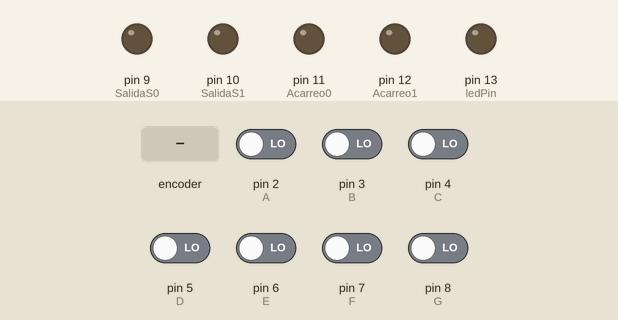
Simulated run of this sketch. Board: Arduino Uno, built with avr-gcc and run on an emulated ATmega328P. Parts: output pins drawn as LEDs (lit = HIGH). Dashed ring = blinking. Inputs (shaded band) come from the test bench; at power-on: pin 2 (A), pin 3 (B), pin 4 (C), pin 5 (D), pin 6 (E), pin 7 (F), pin 8 (G) LOW.

Above: at 1.2 s.
1.3 s: pin 4 (C) driven HIGH and pin 6 (E) driven HIGH
At 2.2 s:
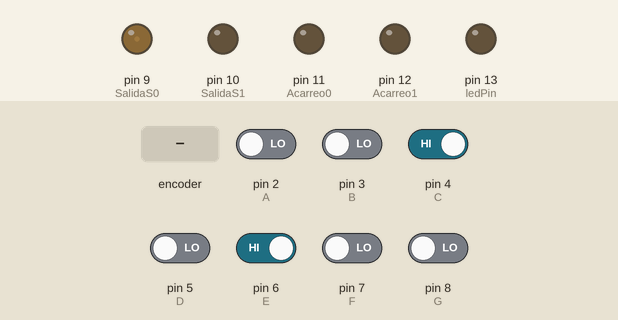
2.8 s: rotary encoder on pin 2 (A) / pin 3 (B) turned 3 steps (first pin leading)
At 3.07 s:
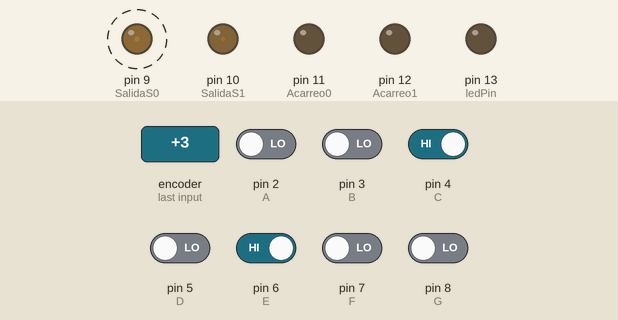
5.8 s: pin 7 (F) driven HIGH
At 6.8 s:
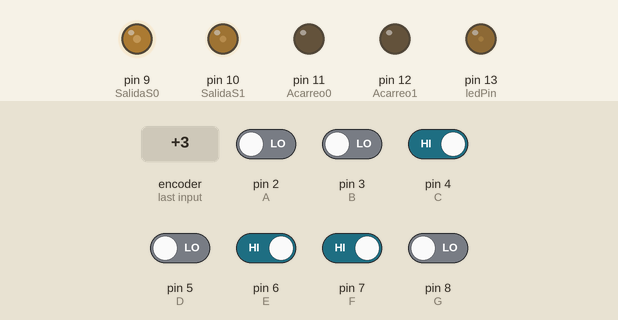
7.3 s: pin 5 (D) driven HIGH
At 8.0 s:
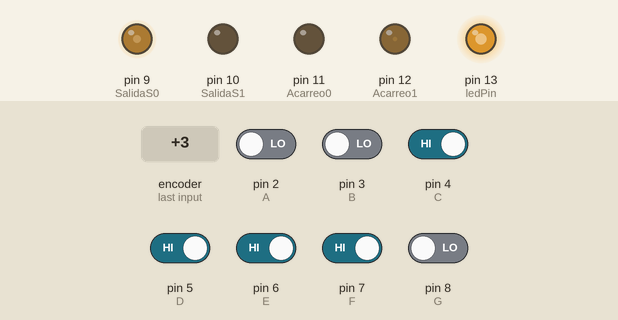
8.8 s: pin 4 (C) driven LOW
At 10.0 s:
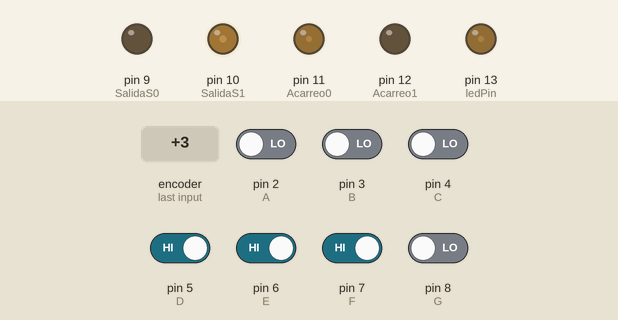
10.3 s: pin 8 (G) driven HIGH
At 10.7 s:
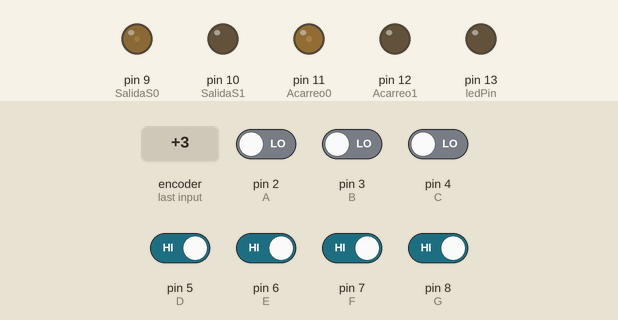
Timing chart, 0 to 12.8 s (numbered marks = the images above; inputs shaded):
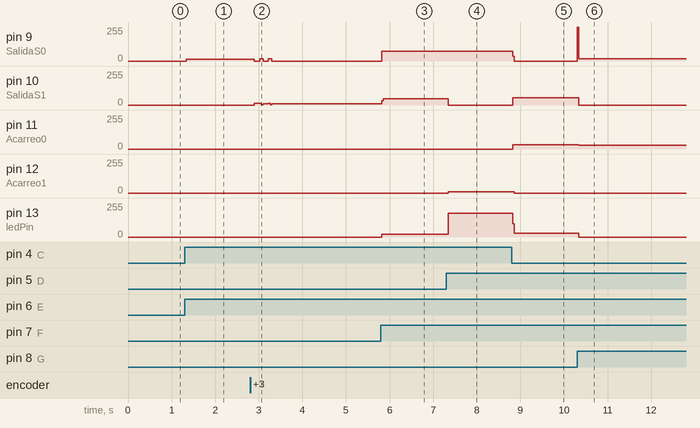

Measured:
- after the input at 1.3 s, pin 9 (SalidaS0): 0/255 → 15/255 at once
- after the input at 2.8 s, pin 9 (SalidaS0): alternates 16/255 for 0.08 s and 0/255 for 0.12 s, 5 changes in all, then stays 0/255, starting after 0.10 s; pin 10 (SalidaS1): 0/255 → 13/255 after 0.10 s, → 8/255 0.16 s later
- after the input at 5.8 s, pin 9 (SalidaS0): 0/255 → 73/255 at once; pin 10 (SalidaS1): 8/255 → 48/255 at once; pin 13 (ledPin): 0/255 → 19/255 at once
- after the input at 7.3 s, pin 10 (SalidaS1): 48/255 → 0/255 at once; pin 12 (Acarreo1): 0/255 → 10/255 at once; pin 13 (ledPin): 19/255 → 177/255 at once
- after the input at 8.8 s, pin 9 (SalidaS0): 73/255 → 0/255 at once; pin 10 (SalidaS1): 0/255 → 55/255 at once; pin 11 (Acarreo0): 0/255 → 33/255 at once; pin 12 (Acarreo1): 10/255 → 0/255 after 0.06 s; pin 13 (ledPin): 177/255 → 27/255 at once
- after the input at 10.3 s, pin 9 (SalidaS0): 0/255 → 17/255 at once; pin 10 (SalidaS1): 55/255 → 0/255 at once; pin 11 (Acarreo0): 33/255 → 27/255 at once; pin 13 (ledPin): 27/255 → 0/255 at once

The sketch:

OperacionesBasicas.ino
```cpp
// Entradas
const int A = 2;
const int B = 3;
const int C = 4;
const int D = 5;
const int E = 6;
const int F = 7;
const int G = 8;


// Salidas7
const int SalidaS0 =  9;
const int SalidaS1 =  10;
const int Acarreo0 = 11;
const int Acarreo1 = 12;
const int ledPin =  13;

// Estados
int EstadoA = 0;
int EstadoB = 0;
int EstadoC = 0;
int EstadoD = 0;
int EstadoE = 0;
int EstadoF = 0;
int EstadoG = 0;

void setup() {
  // initialize the LED pin as an output:
  pinMode(SalidaS0, OUTPUT);
  pinMode(SalidaS1, OUTPUT);
  pinMode(Acarreo0, OUTPUT);
  pinMode(Acarreo1, OUTPUT);
  pinMode(ledPin, OUTPUT);
  // initialize the pushbutton pin as an input:
  pinMode(A, INPUT);
  pinMode(B, INPUT);
  pinMode(C, INPUT);
  pinMode(D, INPUT);
  pinMode(E, INPUT);
  pinMode(F, INPUT);
  pinMode(G, INPUT);
}

void loop() {
  // Leer valor de entrada (botón)
  EstadoA = digitalRead(A);
  EstadoB = digitalRead(B);
  EstadoC = digitalRead(C);
  EstadoD = digitalRead(D);
  EstadoE = digitalRead(E);
  EstadoF = digitalRead(F);
  EstadoG = digitalRead(G);

  // AND
  if ((EstadoA && EstadoC)&&(!EstadoE&&!EstadoF&&!EstadoG)){
    digitalWrite(SalidaS0, HIGH);
  } else {
    digitalWrite(SalidaS0, LOW);
  }
  if ((EstadoB && EstadoD)&&(!EstadoE&&!EstadoF&&!EstadoG)){
    digitalWrite(SalidaS1, HIGH);
  } else {
    digitalWrite(SalidaS1, LOW);
  }

  // OR
  if ((EstadoA || EstadoC)&&(!EstadoE&&EstadoF&&!EstadoG)){
    digitalWrite(SalidaS0, HIGH);
  } else {
    digitalWrite(SalidaS0, LOW);
  }
  if ((EstadoB || EstadoD)&&(!EstadoE&&EstadoF&&!EstadoG)){
    digitalWrite(SalidaS1, HIGH);
  } else {
    digitalWrite(SalidaS1, LOW);
  }

  // XOR
  if ((EstadoA^EstadoC)&&(EstadoE&&!EstadoF&&!EstadoG)){
    digitalWrite(SalidaS0, HIGH);
  } else {
    digitalWrite(SalidaS0, LOW);
  }
  if ((EstadoB^EstadoD)&&(EstadoE&&!EstadoF&&!EstadoG)){
    digitalWrite(SalidaS1, HIGH);
  } else {
    digitalWrite(SalidaS1, LOW);
  }

  // NOT
  if ((!EstadoA&&!EstadoC)&&(EstadoE&&EstadoF&&!EstadoG)){
    digitalWrite(SalidaS0, HIGH);
  } else {
    digitalWrite(SalidaS0, LOW);
  }
  if ((!EstadoB&&!EstadoD)&&(EstadoE&&EstadoF&&!EstadoG)){
    digitalWrite(SalidaS1, HIGH);
  } else {
    digitalWrite(SalidaS1, LOW);
  }

  // SUMA
  if ((EstadoA^EstadoC)&&(!EstadoE&&!EstadoF&&EstadoG)){
    digitalWrite(SalidaS0, HIGH);
  } else {
    digitalWrite(SalidaS0, LOW);
  }
  if(((EstadoA&&EstadoC)^(EstadoB^EstadoD))&&(!EstadoE&&!EstadoF&&EstadoG)){
    digitalWrite(SalidaS1, HIGH);
    digitalWrite(ledPin, HIGH);
  }else{
    digitalWrite(SalidaS1, LOW);
    digitalWrite(ledPin, LOW);
  }


  if((EstadoB&&EstadoD)&&(!EstadoE&&!EstadoF&&EstadoG)){
    digitalWrite(ledPin, HIGH);
  }else{
    digitalWrite(ledPin, LOW);
  }

  // RESTA
  if ((EstadoA^EstadoC)&&(EstadoE&&!EstadoF&&EstadoG)){
    digitalWrite(SalidaS0, HIGH);
  } else {
    digitalWrite(SalidaS0, LOW);
  }
  if(((!EstadoA&&EstadoC)^(EstadoB&&EstadoD))&&(EstadoE&&!EstadoF&&EstadoG)){
    digitalWrite(SalidaS1, HIGH);
    digitalWrite(ledPin, HIGH);
  }else{
    digitalWrite(SalidaS1, LOW);
    digitalWrite(ledPin, LOW);
  }
  if((!EstadoB&&EstadoD)&&(EstadoE&&!EstadoF&&EstadoG)){
    digitalWrite(ledPin, HIGH);
  }else{
    digitalWrite(ledPin, LOW);
  }


  // MULTIPLICACIÓN
  if ((EstadoA&&EstadoC)&&(EstadoE&&EstadoF&&!EstadoG)){
    digitalWrite(SalidaS0, HIGH);
  } else {
    digitalWrite(SalidaS0, LOW);
  }
  if(((EstadoA&&EstadoD)^(EstadoB&&EstadoC))&&(EstadoE&&EstadoF&&!EstadoG)){
    digitalWrite(SalidaS1, HIGH);
    digitalWrite(ledPin, HIGH);
  }else{
    digitalWrite(SalidaS1, LOW);
    digitalWrite(ledPin, LOW);
  }

  if((((EstadoA&&EstadoD)&&(EstadoB&&EstadoC))^(EstadoB&&EstadoD))&&(EstadoE&&EstadoF&&!EstadoG)){
    digitalWrite(Acarreo0, HIGH);
    digitalWrite(ledPin, HIGH);
  }else{
    digitalWrite(Acarreo0, LOW);
  }

  if((((EstadoA&&EstadoD)&&(EstadoB&&EstadoC))&&(EstadoB&&EstadoD))&&(EstadoE&&EstadoF&&!EstadoG)){
    digitalWrite(Acarreo1, HIGH);
    digitalWrite(ledPin, HIGH);
  }else{
    digitalWrite(Acarreo1, LOW);
    digitalWrite(ledPin, LOW);
  }

  // DIVISIÓN
  if ((!EstadoA&&EstadoB&&EstadoC&&EstadoD)&&(EstadoE&&EstadoF&&EstadoG)){
    digitalWrite(Acarreo1, HIGH);
  } else {
    digitalWrite(Acarreo1, LOW);
  }
    if ((EstadoA&&!EstadoB&&!EstadoC&&EstadoD)^(EstadoA&&!EstadoB&&EstadoC&&EstadoD)^(EstadoA&&EstadoB&&!EstadoC&&EstadoD)&&(EstadoE&&EstadoF&&EstadoG)){
    digitalWrite(Acarreo0, HIGH);
  } else {
    digitalWrite(Acarreo0, LOW);
  }
  if ((!EstadoA&&EstadoB&&EstadoC&&!EstadoD)^(EstadoA&&EstadoB&&EstadoC&&!EstadoD)&&(EstadoE&&EstadoF&&EstadoG)){
    digitalWrite(SalidaS1, HIGH);
  } else {
    digitalWrite(SalidaS1, LOW);
  }
  if ((!EstadoA&&EstadoB&&!EstadoC&&EstadoD)^(EstadoA&&!EstadoB&&EstadoC&&!EstadoD)^(EstadoA&&EstadoB&&!EstadoC&&EstadoD)^(EstadoA&&EstadoB&&EstadoC&&!EstadoD)^(EstadoA&&EstadoB&&EstadoC&&EstadoD)&&(EstadoE&&EstadoF&&EstadoG)){
    digitalWrite(SalidaS0, HIGH);
  } else {
    digitalWrite(SalidaS0, LOW);
  }
  if((!EstadoD&&!EstadoC)&&(EstadoE&&EstadoF&&EstadoG)){
    digitalWrite(Acarreo0, HIGH);
    delay(50);
    digitalWrite(Acarreo0, LOW);
    delay(50);
    digitalWrite(Acarreo1, HIGH);
    delay(50);
    digitalWrite(Acarreo1, LOW);
    delay(50);
    digitalWrite(SalidaS0, HIGH);
    delay(50);
    digitalWrite(SalidaS0, LOW);
    delay(50);
    digitalWrite(SalidaS1, HIGH);
    delay(50);
    digitalWrite(SalidaS1, LOW);
    delay(50);
  }else{
    digitalWrite(Acarreo0, LOW);
    digitalWrite(Acarreo1, LOW);
    digitalWrite(SalidaS0, LOW);
    digitalWrite(SalidaS1, LOW);
  }
}
```
